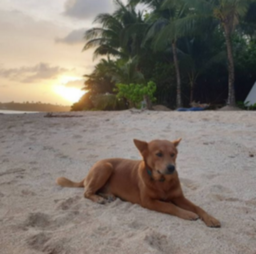
#> input picture segment/beach_doggo.PNG, 256 x 254 px, shrunk from 900 x 893 before the run
$ python test2.py
#> lines starting #> are read from the running program, lines starting #| are printed output that depends on the picture

'''

'''
import numpy as np
import pandas as pd
import matplotlib.pyplot as plt
from mpl_toolkits.mplot3d import Axes3D
from matplotlib import colors
from skimage.color import rgb2gray,rgb2hsv,hsv2rgb
from skimage.io import imread,imshow
from sklearn.cluster import KMeans


dog = imread('beach_doggo.PNG')
#> dog is the input picture: shape (254, 256, 4); mean R, G, B, A 126, 118, 108.9, 255
plt.figure(num=None, figsize=(8, 6), dpi=80)
imshow(dog)
plt.show()


def image_to_pandas(image):
    df = pd.DataFrame([image[:,:,0].flatten(),
                       image[:,:,1].flatten(),
                       image[:,:,2].flatten()]).T
#> df = table of 65024 rows and 3 columns
    df.columns = ['Red_Channel','Green_Channel','Blue_Channel']
    return df
df_doggo = image_to_pandas(dog)
#> df_doggo = table of 65024 rows and 3 columns
df_doggo.head(5)


plt.figure(num=None, figsize=(8, 6), dpi=80)
kmeans = KMeans(n_clusters=  4, random_state = 42).fit(df_doggo)
result = kmeans.labels_.reshape(dog.shape[0],dog.shape[1])
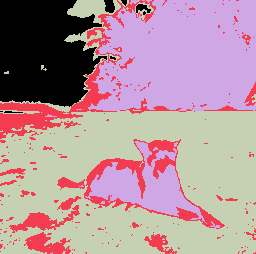
#> result: shape (254, 256) int32; 4 distinct labels, from 0 to 3; one colour per label, 0 black
imshow(result, cmap='viridis')
plt.show()


fig, axes = plt.subplots(2, 2, figsize=(12, 12))
for n, ax in enumerate(axes.flatten()):
    ax.imshow(result == [n], cmap='gray');
    ax.set_axis_off()

fig.tight_layout()

def image_to_pandas(image):
    df = pd.DataFrame([image[:,:,0].flatten(),
                       image[:,:,1].flatten(),
                       image[:,:,2].flatten()]).T
#> df = table of 65024 rows and 3 columns
    df.columns = ['Red_Channel','Green_Channel','Blue_Channel']
    return df
df_doggo = image_to_pandas(dog)
# df_doggo.head(5)


fig, axes = plt.subplots(1,3, figsize=(15, 12))
for n, ax in enumerate(axes.flatten()):
    dog = imread('beach_doggo.png')
    dog[:, :, 0] = dog[:, :, 0]*(result==[n])
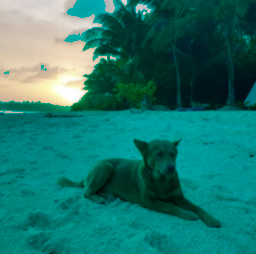
#> dog: shape (254, 256, 4); mean R, G, B, A 30.8, 118, 108.9, 255
    dog[:, :, 1] = dog[:, :, 1]*(result==[n])
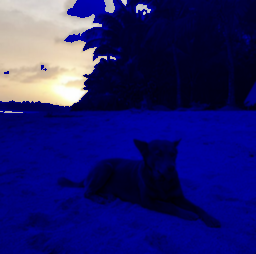
#> dog: shape (254, 256, 4); mean R, G, B, A 30.8, 28.8, 108.9, 255
    dog[:, :, 2] = dog[:, :, 2]*(result==[n])
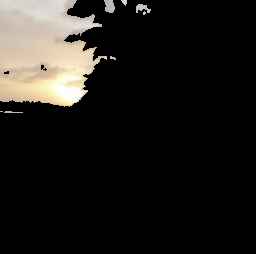
#> dog: shape (254, 256, 4); mean R, G, B, A 30.8, 28.8, 25.7, 255
    ax.imshow(dog);
    ax.set_axis_off()
fig.tight_layout()

def pixel_plotter(df):
    x_3d = df['Red_Channel']
    y_3d = df['Green_Channel']
    z_3d = df['Blue_Channel']

    color_list = list(zip(df['Red_Channel'].to_list(),
                          df['Blue_Channel'].to_list(),
                          df['Green_Channel'].to_list()))
    norm = colors.Normalize(vmin=0, vmax=1.)
    norm.autoscale(color_list)
    p_color = norm(color_list).tolist()

    fig = plt.figure(figsize=(12, 10))
    ax_3d = plt.axes(projection='3d')
    ax_3d.scatter3D(xs=x_3d, ys=y_3d, zs=z_3d,
                    c=p_color, alpha=0.55);

    ax_3d.set_xlim3d(0, x_3d.max())
    ax_3d.set_ylim3d(0, y_3d.max())
    ax_3d.set_zlim3d(0, z_3d.max())
    ax_3d.invert_zaxis()

    ax_3d.view_init(-165, 60)


pixel_plotter(df_doggo)
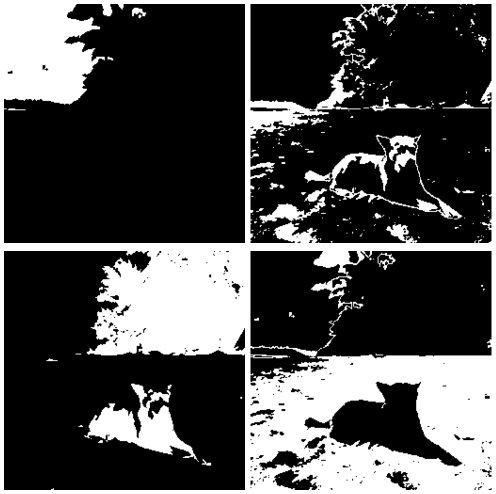
#> figure drawn by matplotlib, 4 panels
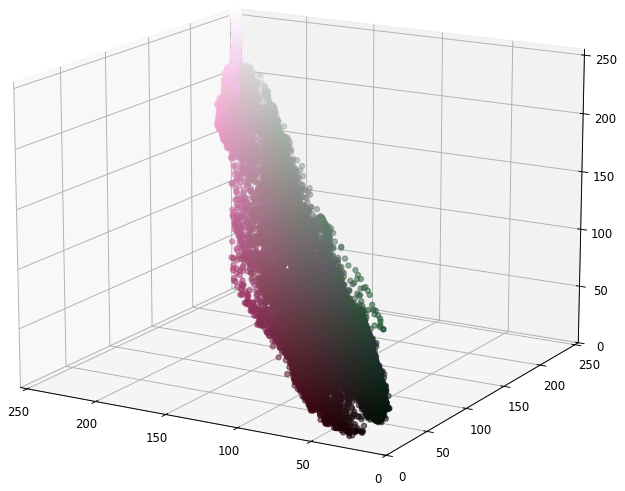
#> figure drawn by matplotlib, 1 panel
